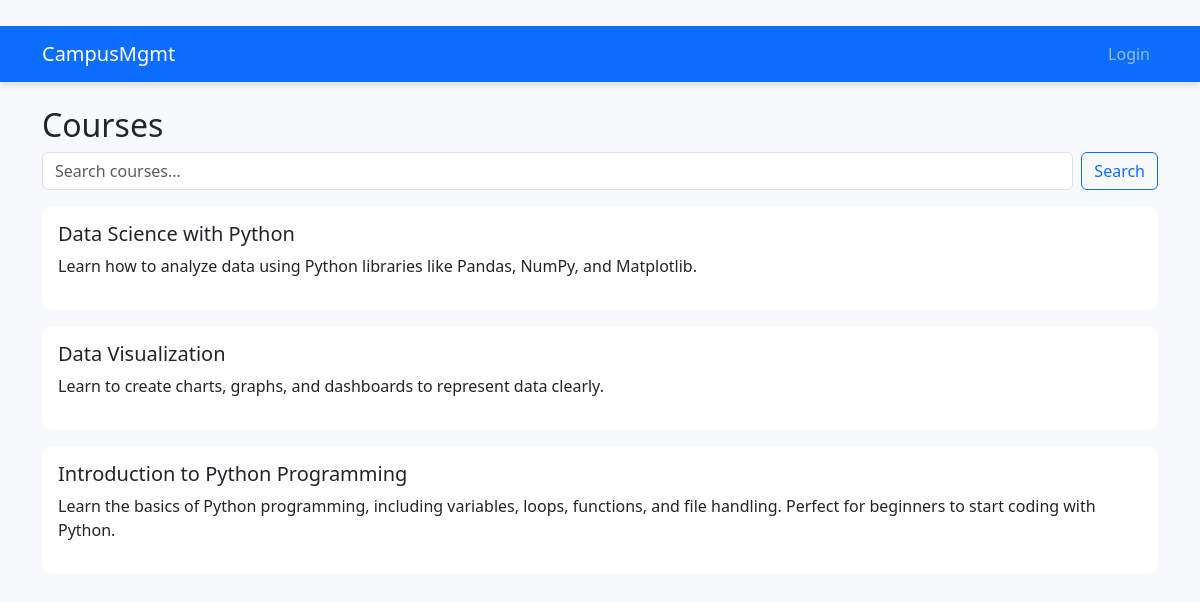
Page /courses/ on the committed database.
### courses/models.py (models this page shows, shortened)
class Course(models.Model):
    name = models.CharField(max_length=100)
    description = models.TextField()
    teacher = models.ForeignKey(User, on_delete=models.CASCADE, limit_choices_to={'role': 'teacher'})
    created_at = models.DateTimeField(auto_now_add=True)

### courses/views.py (the view)
# urls.py: path('', views.CourseListView.as_view(), name='course-list'),
class CourseListView(ListView):
    model = Course
    template_name = 'courses/course_list.html'
    context_object_name = 'courses'
    paginate_by = 5
    def get_queryset(self):
        queryset = super().get_queryset()
        query = self.request.GET.get('q')
        if query:
            queryset = queryset.filter(
                Q(name__icontains=query) | Q(description__icontains=query)
            )
        return queryset

### templates/courses/course_list.html (shortened to what this page needs)
{% extends 'base.html' %}
{% block content %}
<h2>Courses</h2>
<form method="GET" class="d-flex mb-3">
  <input type="text" name="q" value="{{ request.GET.q }}" placeholder="Search courses..." class="form-control me-2">
  <button type="submit" class="btn btn-outline-primary">Search</button>
</form>
{% for course in courses %}
  <a href="{% url 'course-detail' course.pk %}" class="text-decoration-none text-dark">
    <div class="card mb-3">
      <div class="card-body">
        <h5>{{ course.name }}</h5>
        <p>{{ course.description }}</p>
      </div>
    </div>
  </a>
{% empty %}
  <p>No courses found.</p>
{% endfor %}
{% endblock %}

### static/css/custom.css (style rules this page uses)
body { background-color: #f8f9fa; font-family: 'Segoe UI', Tahoma, Geneva, Verdana, sans-serif; }
.card { border-radius: 10px; border: none; }

### rows in the picture
Course: name "Data Science with Python", description "Learn how to analyze data using Python libraries like Pandas, NumPy, and Matplotlib."
Course: name "Data Visualization", description "Learn to create charts, graphs, and dashboards to represent data clearly."
Course: name "Introduction to Python Programming", description "Learn the basics of Python programming, including variables, loops, functions, and file handling. Perfect for beginners to start coding with Python."
